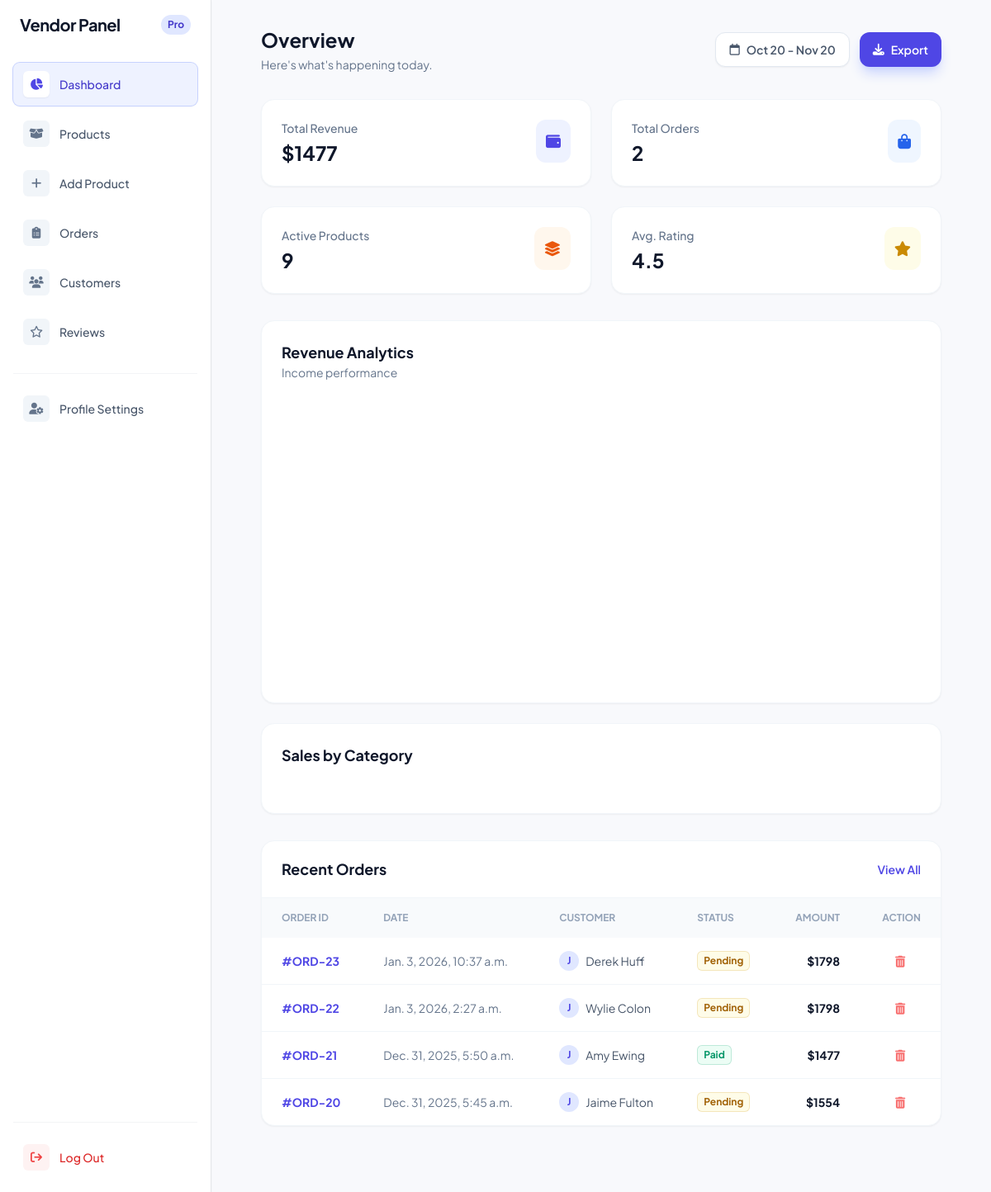
The app's page /vendor/dashboard/ (signed in) with its own data.
### store/models.py (models this page shows, shortened)
class Order(models.Model):
    STATUS = (
        ("Paid", "Paid"),
        ("Pending", "Pending"),
        ("Failed", "Failed"),
    )
    user = models.ForeignKey(userauth_model.User, on_delete=models.SET_NULL, null=True)
    fullname = models.CharField(max_length=50, null=True, blank=True)
    mobile = models.CharField(max_length=50, null=True, blank=True)
    city = models.CharField(max_length=100, default='Unknown City')
    address = models.CharField(max_length=100, null=True, blank=True)
    state = models.CharField(max_length=100, null=True, blank=True)
    country = models.CharField(max_length=100, null=True, blank=True)
    total = models.DecimalField(default=0, decimal_places=2, max_digits=12, null=True, blank=True)
    payment_status = models.CharField(max_length=50, choices=STATUS, default="Pending")
    date = models.DateTimeField(default=timezone.now, null=True, blank=True)

### vendor/views.py (the view)
# urls.py: path('dashboard/',views.vendor_dashboard, name='vendor_dashboard'),
@login_required
def vendor_dashboard(request):
    user = request.user
    orders_count = OrderItem.objects.filter(product__user=user, order__payment_status='Paid')
    active_products = Product.objects.filter(status='Published', user=user)
    rating_data = Reviews.objects.filter(product__user=user).aggregate(Avg('rating'))
    avg_rating = rating_data['rating__avg']
    avg_rating = round(avg_rating, 1) if avg_rating else 0
    revenue_data = OrderItem.objects.filter(order__payment_status='Paid', product__user=user).aggregate(Sum("sub_total"))
    revenue = revenue_data['sub_total__sum'] or 0 # Handle None if no sales
    orders = (
        Order.objects
        .filter(orderitem__product__user=user)
        .annotate(
            vendor_total=Sum(
                "orderitem__sub_total",
                filter=Q(orderitem__product__user=user)
            )
        )
        .order_by('-date')
    )
    monthly_revenue = (
        OrderItem.objects
        .filter(product__user=user, order__payment_status='Paid')
        .annotate(month=TruncMonth('order__date')) # Make sure 'date' is the correct field name on OrderItem (or order__date)
        .values('month')
        .annotate(total_revenue=Sum('sub_total'))
        .order_by('month')
    )
    revenue_dates = []
    revenue_amounts = []
    for item in monthly_revenue:
        revenue_dates.append(item['month'].strftime('%b'))
        revenue_amounts.append(float(item['total_revenue']))
    category_sales = (
        OrderItem.objects
        .filter(product__user=user, order__payment_status='Paid')
        .values('product__category__title')
        .annotate(total_sales=Sum('sub_total'))
        .order_by('-total_sales') # Sort biggest first
    )
    category_labels = []
    category_data = []
    for item in category_sales:
        category_labels.append(item['product__category__title'])
        category_data.append(float(item['total_sales']))
    context = {
        'orders_count': orders_count,
        'active_products': active_products,
        'avg_rating': avg_rating,
        'revenue': revenue,
        'orders': orders,
        'revenue_dates': json.dumps(revenue_dates),
        'revenue_amounts': json.dumps(revenue_amounts),
        'category_labels': json.dumps(category_labels),
        'category_data': json.dumps(category_data),
    }
    return render(request, 'vendor/dashboard.html', context)

### store/context_processors.py (called while the page is built)
def cart_wishlist_counts(request):
    cart_count = 0
    wishlist_count = 0
    if request.user.is_authenticated:
        cart_count = Cart.objects.filter(user=request.user).count()
        wishlist_count = Wishlist.objects.filter(user=request.user).count()
    return {
        'CART_ITEM_COUNT': cart_count,
        'WISHLIST_ITEM_COUNT': wishlist_count,
    }

def default(request):
    categories = Category.objects.all()
    return {
        'categories': categories,
    }

### templates/vendor/dashboard.html (shortened to what this page needs)
<!DOCTYPE html>
<html lang="en">
<head>
    <script src="https://cdn.tailwindcss.com"></script>
    <link href="https://cdnjs.cloudflare.com/ajax/libs/flowbite/2.2.1/flowbite.min.css" rel="stylesheet" />
    <link rel="stylesheet" href="https://cdnjs.cloudflare.com/ajax/libs/font-awesome/6.4.0/css/all.min.css">
</head>
<body class="bg-[#F8F9FC] h-screen flex overflow-hidden font-['Plus_Jakarta_Sans']">
    <aside class="w-64 bg-white border-r border-slate-200 hidden lg:block flex-shrink-0 z-20">
        {% include 'vendor/includes/vendor.sidebar.html' %}
    </aside>
    <main class="flex-1 px-4 lg:px-[5%] 2xl:px-[12%] p-8 pt-[2rem] overflow-y-auto h-full mobile-padding">
            {% load humanize %}
        <header class="flex flex-col min-[769px]:flex-row min-[769px]:items-center justify-between mb-8 gap-4">
            <div class="flex items-center justify-between w-full min-[769px]:w-auto">
                <div>
                    <h1 class="font-bold text-2xl text-slate-900">Overview</h1>
                    <p class="text-slate-500 text-sm mt-1">Here's what's happening today.</p>
                </div>
            </div>
            <div class="flex gap-3 max-[768px]:w-full">
                <button
                    class="flex-1 min-[769px]:flex-none flex items-center justify-center gap-2 bg-white border border-slate-200 text-slate-600 px-4 py-2.5 rounded-xl text-sm font-semibold shadow-sm">
                    <i class="fa-regular fa-calendar"></i>
                    <span class="whitespace-nowrap">Oct 20 - Nov 20</span>
                </button>
                <button
                    class="flex-1 min-[769px]:flex-none flex items-center justify-center gap-2 bg-indigo-600 text-white px-4 py-2.5 rounded-xl text-sm font-semibold shadow-lg shadow-indigo-200">
                    <i class="fa-solid fa-download"></i>
                    <span>Export</span>
                </button>
            </div>
        </header>
        <div class="grid grid-cols-1 md:grid-cols-2 2xl:grid-cols-4 gap-6 mb-8">
            <div class="bg-white p-6 rounded-2xl border border-slate-100 shadow-sm">
                <div class="flex justify-between items-start">
                    <div>
                        <p class="text-sm font-medium text-slate-500 mb-1">Total Revenue</p>
                        <h3 class="text-2xl font-bold text-slate-900">${{revenue}}</h3>
                    </div>
                    <div class="p-3 bg-indigo-50 rounded-xl text-indigo-600"><i class="fa-solid fa-wallet text-lg"></i>
                    </div>
                </div>
            </div>
            <div class="bg-white p-6 rounded-2xl border border-slate-100 shadow-sm">
                <div class="flex justify-between items-start">
                    <div>
                        <p class="text-sm font-medium text-slate-500 mb-1">Total Orders</p>
                        <h3 class="text-2xl font-bold text-slate-900">{{orders_count.count}}</h3>
                    </div>
                    <div class="p-3 bg-blue-50 rounded-xl text-blue-600"><i
                            class="fa-solid fa-bag-shopping text-lg"></i></div>
                </div>
            </div>
            <div class="bg-white p-6 rounded-2xl border border-slate-100 shadow-sm">
                <div class="flex justify-between items-start">
                    <div>
                        <p class="text-sm font-medium text-slate-500 mb-1">Active Products</p>
                        <h3 class="text-2xl font-bold text-slate-900">{{active_products.count}}</h3>
                    </div>
                    <div class="p-3 bg-orange-50 rounded-xl text-orange-600"><i
                            class="fa-solid fa-layer-group text-lg"></i></div>
                </div>
            </div>
            <div class="bg-white p-6 rounded-2xl border border-slate-100 shadow-sm">
                <div class="flex justify-between items-start">
                    <div>
                        <p class="text-sm font-medium text-slate-500 mb-1">Avg. Rating</p>
                        <h3 class="text-2xl font-bold text-slate-900">{{ avg_rating }}</h3>
                    </div>
                    <div class="p-3 bg-yellow-50 rounded-xl text-yellow-600"><i class="fa-solid fa-star text-lg"></i>
                    </div>
                </div>
            </div>
        </div>
        <div class="grid grid-cols-1 2xl:grid-cols-3 gap-6 mb-8">
            <div class="2xl:col-span-2 bg-white p-6 rounded-2xl border border-slate-100 shadow-sm">
                <div class="flex items-center justify-between mb-4">
                    <div>
                        <h3 class="font-bold text-lg text-slate-900">Revenue Analytics</h3>
                        <p class="text-sm text-slate-500">Income performance</p>
                    </div>
                </div>
                <div id="revenueChart" class="w-full h-[300px] md:h-[350px]"></div>
            </div>
            <div class="bg-white p-6 rounded-2xl border border-slate-100 shadow-sm flex flex-col">
                <h3 class="font-bold text-lg text-slate-900 mb-2">Sales by Category</h3>
            </div>
        </div>
        <div class="bg-white rounded-2xl border border-slate-100 shadow-sm overflow-hidden mb-12">
            <div class="px-6 py-5 border-b border-slate-100 flex items-center justify-between">
                <h3 class="font-bold text-lg text-slate-900">Recent Orders</h3>
                <a href="#" class="text-sm font-semibold text-indigo-600">View All</a>
            </div>
            <div class="overflow-x-auto">
                <table class="w-full text-left text-sm text-slate-600 min-w-[600px]">
                    <thead class="bg-slate-50 text-xs uppercase font-bold text-slate-400">
                        <tr>
                            <th class="px-6 py-4">Order ID</th>
                            <th class="px-6 py-4">Date</th>
                            <th class="px-6 py-4">Customer</th>
                            <th class="px-6 py-4">Status</th>
                            <th class="px-6 py-4 text-right">Amount</th>
                            <th class="px-6 py-4 text-right">Action</th>
                        </tr>
                    </thead>
                    <tbody class="divide-y divide-slate-100">
                        {% for order in orders %}
                        <tr class="hover:bg-slate-50 transition-colors group">
                            <td class="px-6 py-4 font-bold text-indigo-600">
                                <a href="{% url 'order_detail' order.id %}">#ORD-{{order.id}}</a>
                               </td>
                            <td class="px-6 py-4 text-slate-500">{{order.date}}</td>
                            <td class="px-6 py-4">
                                <div class="flex items-center gap-2">
                                    <div
                                        class="h-6 w-6 rounded-full bg-indigo-100 text-indigo-600 flex items-center justify-center text-xs font-bold">
                                        J</div>
                                    <span>{{order.fullname}}</span>
                                </div>
                            </td>
                            <td class="px-6 py-4">
                                <span class="inline-flex items-center rounded-md px-2 py-1 text-xs font-bold ring-1 ring-inset
                                    {% if order.payment_status == 'Paid' %}
                                        bg-emerald-50 text-emerald-600 ring-emerald-600/20
                                    {% elif order.payment_status == 'Pending' %}
                                        bg-yellow-50 text-yellow-700 ring-yellow-600/20
                                    {% elif order.payment_status == 'Failed' %}
                                        bg-red-50 text-red-600 ring-red-600/20
                                    {% else %}
                                        bg-slate-50 text-slate-600 ring-slate-600/20
                                    {% endif %}">
                                    {{ order.payment_status }}
                                </span>
                            </td>
                            <td class="px-6 py-4 font-bold text-slate-900 text-right">${{order.vendor_total}}</td>
                            <td class="px-6 py-4 text-center mr-5 space-x-3">
                                <a href="{% url 'vendor_order_delete' order.id %}" class="text-red-400 hover:text-blue-500 transition-colors">
                                    <i class="fa-solid fa-trash-can"></i>
                                </a>
                            </td>
                        </tr>
                        {% endfor %}
                    </tbody>
                </table>
            </div>
        </div>
    </main>
</body>
</html>

### templates/vendor/dashboard.html (style rules this page uses)
body { font-family: 'Plus Jakarta Sans', sans-serif; }

### records on screen
Order: id "23", date "Jan. 3, 2026, 10:37 a.m.", fullname "Derek Huff", payment_status "Pending", vendor_total "1798"
Order: id "22", date "Jan. 3, 2026, 2:27 a.m.", fullname "Wylie Colon", payment_status "Pending", vendor_total "1798"
Order: id "21", date "Dec. 31, 2025, 5:50 a.m.", fullname "Amy Ewing", payment_status "Paid", vendor_total "1477"
Order: id "20", date "Dec. 31, 2025, 5:45 a.m.", fullname "Jaime Fulton", payment_status "Pending", vendor_total "1554"

### other values on screen
{{ revenue }} "1477"
{{ orders_count.count }} "2"
{{ active_products.count }} "9"
{{ avg_rating }} "4.5"
